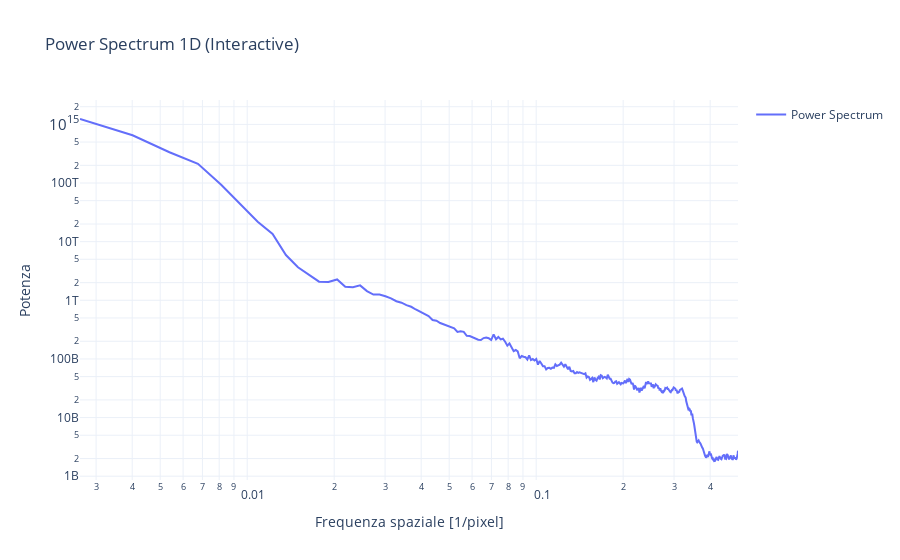

The cell this chart's notebook holds for it:
### Markdown cell above
## Turbustat

### Code cell
from astropy.io.fits import Header
from scipy.signal import find_peaks

#################################################################################
imagenumber = 1500
data = immagini[imagenumber]
data_raw = data.copy()
data_clean = data_raw.copy()    
background_level = np.median(data_raw)
data = data_raw - background_level
data[data < 0] = 0
image = data.copy()
#############################################################


#SE è DATACUBE ALLORA SI FA image = image [0,:,:] dove il numero selezione l'immagine del cubo
#image = fits.getdata('outputs/composed_fft.fits') #image[0,:,:] #image[0,:,:] #image[imagenumber,:,:] #image[0,:,:]
header = Header()
header['CDELT1'] = 1.0 # scala dei pixel lungo l'asse X (in pixel se si mette la plate scale allora è in arcsec)
header['CDELT2'] = 1.0  # scala dei pixel lungo l'asse Y


# Usa distanza fittizia 
pspec = PowerSpectrum(image, header=header, distance=1 * u.pc)
pspec.run(verbose=True, xunit=u.pix**-1)#, low_cut=0.1, high_cut=0.01) 

plt.loglog(pspec.freqs.value, pspec.ps1D, label="Power Spectrum")
plt.xlabel('Spatial Frequency [1/pixel]')
plt.ylabel('Power')
plt.axvline(x=1/(diffraction_limit_arcseconds/plate_scale), color='r', linestyle='--', label='Diffraction Limit')
plt.axvline(x=1/(0.204/plate_scale), color='g', linestyle='--', label='Median FWHM')
plt.axvline(x=1/(0.209/plate_scale), color='blue', linestyle='--', label='Total Median')
plt.title('Power Spectrum 1D (log-log scale)')
plt.grid(True)
plt.legend()
plt.show()

plt.loglog(pspec.freqs.value, pspec.ps1D, label="Power Spectrum")
plt.axvline(x=1/(diffraction_limit_arcseconds/plate_scale), color='r', linestyle='--', label='Diffraction Limit')
plt.axvline(x=1/(0.204/plate_scale), color='g', linestyle='--', label='Median FWHM')
plt.axvline(x=1/(0.209/plate_scale), color='blue', linestyle='--', label='Total Median')
plt.xlim(0.1, pspec.freqs.value.max())
plt.xlim(0.1, pspec.freqs.value.max())
plt.ylim(1e9, 1e12)
plt.xlabel('Spatial Frequency [1/pixel]')
plt.ylabel('Power')
plt.title('Power Spectrum 1D')
plt.grid(True, which='both', linestyle='--', linewidth=0.5)
plt.legend()
plt.show()



fig = go.Figure()
fig.add_trace(go.Scatter(
    x=pspec.freqs.value,
    y=pspec.ps1D,
    mode='lines',
    name='Power Spectrum'
))

fig.update_layout(
    title="Power Spectrum 1D (Interactive)",
    xaxis_title="Frequenza spaziale [1/pixel]",
    yaxis_title="Potenza",
    xaxis_type="log",
    yaxis_type="log",
    template="plotly_white",
    showlegend=True
)
fig.show()


# frequenze = pspec.freqs        # in unità di 1/pixel
# potenza = pspec.ps1D           # spettro radiale
# pendenza = pspec.slope         # pendenza del fit
# print(f"Frequenze: {frequenze}")
# print(f"Potenza: {potenza}")
# print(f"Pendenza: {pendenza}")

### Figure 1 — Plotly figure (JSON) as saved in the notebook; plotly's stock layout.template omitted (floating-point values rounded to 4 significant figures; data arrays with more than 128 entries replaced by an {"elided": "..."} marker saying what was removed)
{"data": [{"mode": "lines", "name": "Power Spectrum", "type": "scatter", "x": {"elided": "363 float values"}, "y": {"elided": "363 float values"}}], "layout": {"showlegend": true, "title": {"text": "Power Spectrum 1D (Interactive)"}, "xaxis": {"title": {"text": "Frequenza spaziale [1/pixel]"}, "type": "log"}, "yaxis": {"title": {"text": "Potenza"}, "type": "log"}}}
